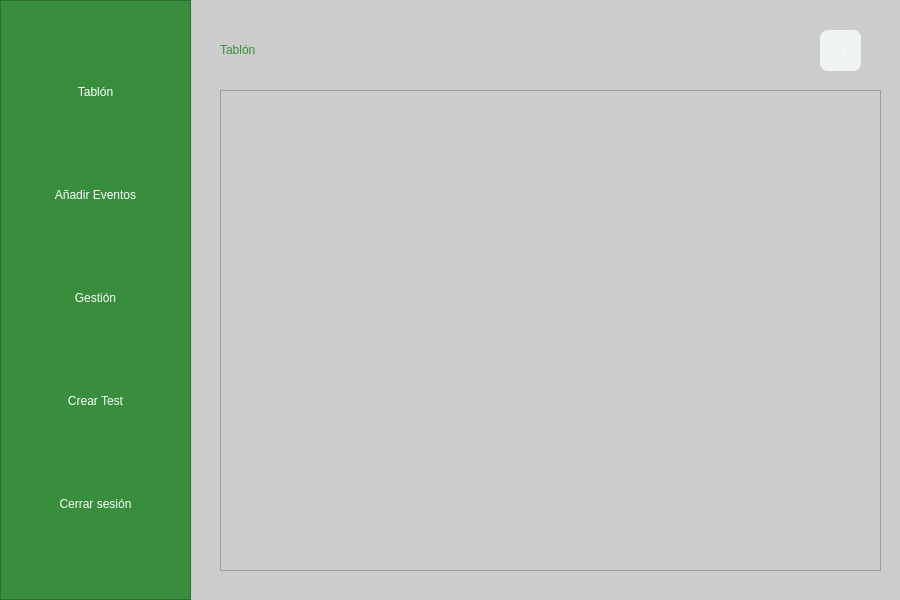
<?xml version="1.0" encoding="UTF-8"?>
<ui version="4.0">
 <class>MainWindow</class>
 <widget class="QMainWindow" name="MainWindow">
  <property name="geometry">
   <rect>
    <x>0</x>
    <y>0</y>
    <width>900</width>
    <height>600</height>
   </rect>
  </property>
  <property name="windowTitle">
   <string>Panel Principal</string>
  </property>
  <property name="windowIcon">
   <iconset resource="../../../recursos.qrc">
    <normaloff>:/src/vista/imagenes/logoUniConecta.png</normaloff>:/src/vista/imagenes/logoUniConecta.png</iconset>
  </property>
  <property name="styleSheet">
   <string notr="true">
    QMainWindow {
		background-color: #cccccc;
    }
    QPushButton {
        background-color: #2e7d32;
        color: white;
        border-radius: 8px;
        font: bold 10pt &quot;Segoe UI&quot;;
        padding: 8px;
    }
    QPushButton:hover {
        background-color: #388e3c;
    }
   </string>
  </property>
  <widget class="QWidget" name="centralwidget">
   <widget class="QFrame" name="sidebar">
    <property name="geometry">
     <rect>
      <x>0</x>
      <y>0</y>
      <width>191</width>
      <height>600</height>
     </rect>
    </property>
    <property name="styleSheet">
     <string notr="true">background-color: #388e3c;</string>
    </property>
    <property name="frameShape">
     <enum>QFrame::StyledPanel</enum>
    </property>
    <layout class="QVBoxLayout" name="verticalLayoutSidebar">
     <item>
      <widget class="QPushButton" name="BotonTablon">
       <property name="styleSheet">
        <string notr="true">      QPushButton:hover {
		background-color: #cccccc;
      }</string>
       </property>
       <property name="text">
        <string>Tablón</string>
       </property>
      </widget>
     </item>
     <item>
      <widget class="QPushButton" name="BotonAnadirEventos">
       <property name="styleSheet">
        <string notr="true">      QPushButton:hover {
		background-color: #cccccc;
      }</string>
       </property>
       <property name="text">
        <string>Añadir Eventos</string>
       </property>
      </widget>
     </item>
     <item>
      <widget class="QPushButton" name="BotonGestion">
       <property name="styleSheet">
        <string notr="true">      QPushButton:hover {
		background-color: #cccccc;
      }</string>
       </property>
       <property name="text">
        <string>Gestión</string>
       </property>
      </widget>
     </item>
     <item>
      <widget class="QPushButton" name="BotonCrearTest">
       <property name="styleSheet">
        <string notr="true">      QPushButton:hover {
		background-color: #cccccc;
      }</string>
       </property>
       <property name="text">
        <string>Crear Test</string>
       </property>
      </widget>
     </item>
     <item>
      <widget class="QPushButton" name="BotonCerrarSesion">
       <property name="styleSheet">
        <string notr="true">      QPushButton:hover {
		background-color: #cccccc;
      }</string>
       </property>
       <property name="text">
        <string>Cerrar sesión</string>
       </property>
      </widget>
     </item>
    </layout>
   </widget>
   <widget class="QLabel" name="mainLabel">
    <property name="geometry">
     <rect>
      <x>220</x>
      <y>30</y>
      <width>600</width>
      <height>40</height>
     </rect>
    </property>
    <property name="styleSheet">
     <string notr="true">font: 18pt &quot;Century&quot;;
color: #388e3c;</string>
    </property>
    <property name="text">
     <string>Tablón</string>
    </property>
   </widget>
   <widget class="QScrollArea" name="scrollArea">
    <property name="geometry">
     <rect>
      <x>220</x>
      <y>90</y>
      <width>661</width>
      <height>481</height>
     </rect>
    </property>
    <property name="styleSheet">
     <string notr="true">background-color: #cccccc;</string>
    </property>
    <property name="widgetResizable">
     <bool>true</bool>
    </property>
    <widget class="QWidget" name="contenedorPublicaciones">
     <property name="geometry">
      <rect>
       <x>0</x>
       <y>0</y>
       <width>659</width>
       <height>479</height>
      </rect>
     </property>
     <layout class="QVBoxLayout" name="layoutPublicaciones"/>
    </widget>
   </widget>
   <widget class="QPushButton" name="BotonActualizar">
    <property name="geometry">
     <rect>
      <x>820</x>
      <y>30</y>
      <width>41</width>
      <height>41</height>
     </rect>
    </property>
    <property name="styleSheet">
     <string notr="true">
    QPushButton {
        background-color: #f0f4f1;
    }
    QPushButton:hover {
        background-color: #cccccc;
    }</string>
    </property>
    <property name="text">
     <string>🔄️</string>
    </property>
   </widget>
  </widget>
 </widget>
 <resources>
  <include location="../../../recursos.qrc"/>
 </resources>
 <connections/>
</ui>
